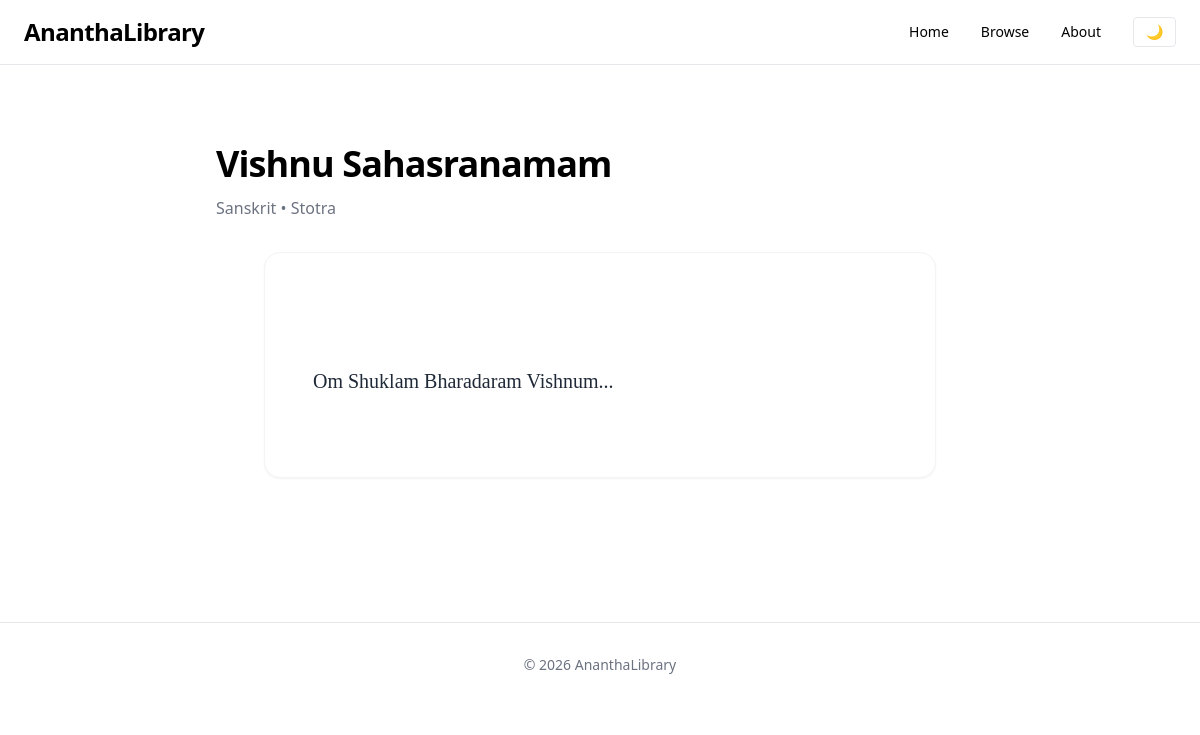
Screenshot of /document/vishnu-sahasranamam with the database file from the repository.
### app/models/document.py (models this page shows)
class Document(Base):
    __tablename__ = "documents"
    id = Column(String, primary_key=True, index=True)
    title = Column(String, nullable=False)
    slug = Column(String, unique=True, index=True)
    language = Column(String)
    category = Column(String)
    content = Column(Text)

### app/routers/document.py (the view)
@router.get("/document/{slug}")
def document_detail(request: Request, slug: str):
    repo = DocumentRepository()
    doc = repo.get_by_slug(slug)
    if not doc:
        return templates.TemplateResponse(
            "document.html",
            {
                "request": request,
                "doc": None
            }
        )
    return templates.TemplateResponse(
        "document.html",
        {
            "request": request,
            "doc": doc
        }
    )

### app/templates/document.html
{% extends "layout.html" %}
{% block content %}
{% if doc %}
<div class="max-w-3xl mx-auto">
    <h1 class="text-4xl font-bold tracking-tight mb-3">
        {{ doc.title }}
    </h1>
    <p class="text-gray-500 mb-8">
        {{ doc.language }} • {{ doc.category }}
    </p>
<div class="bg-white dark:bg-gray-900 p-12 rounded-2xl shadow-sm border border-gray-100
            leading-8 text-xl text-gray-800 dark:text-gray-200
            whitespace-pre-line max-w-2xl mx-auto"
     style="font-family: 'EB Garamond', serif;">
        {{ doc.content }}
    </div>
</div>
{% else %}
<div class="text-center py-20">
    <h2 class="text-xl font-semibold text-gray-700">Document not found</h2>
</div>
{% endif %}
{% endblock %}

### app/templates/layout.html (style rules this page uses)
html { scroll-behavior: smooth; }

### rows the page displays
Document: title "Vishnu Sahasranamam", language "Sanskrit", category "Stotra", content "Om Shuklam Bharadaram Vishnum..."
